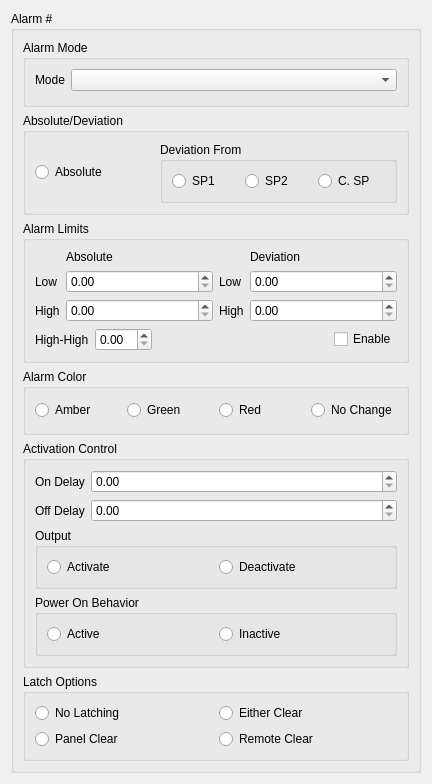
<?xml version="1.0" encoding="UTF-8"?>
<ui version="4.0">
 <class>Alarm_Pane</class>
 <widget class="QWidget" name="Alarm_Pane">
  <property name="geometry">
   <rect>
    <x>0</x>
    <y>0</y>
    <width>432</width>
    <height>784</height>
   </rect>
  </property>
  <property name="windowTitle">
   <string>Alarm #</string>
  </property>
  <layout class="QVBoxLayout" name="verticalLayout">
   <item>
    <widget class="QGroupBox" name="gbox_alarm">
     <property name="title">
      <string>Alarm #</string>
     </property>
     <layout class="QVBoxLayout" name="verticalLayout_6">
      <item>
       <widget class="QGroupBox" name="gbox_mode">
        <property name="title">
         <string>Alarm Mode</string>
        </property>
        <layout class="QHBoxLayout" name="horizontalLayout">
         <item>
          <layout class="QFormLayout" name="formLayout">
           <item row="0" column="0">
            <widget class="QLabel" name="lbl_mode">
             <property name="text">
              <string>Mode</string>
             </property>
            </widget>
           </item>
           <item row="0" column="1">
            <widget class="QComboBox" name="combo_mode"/>
           </item>
          </layout>
         </item>
        </layout>
       </widget>
      </item>
      <item>
       <widget class="QGroupBox" name="gbox_abs_dev">
        <property name="title">
         <string>Absolute/Deviation</string>
        </property>
        <layout class="QHBoxLayout" name="horizontalLayout_9" stretch="1,2">
         <item>
          <widget class="QRadioButton" name="radioButton">
           <property name="text">
            <string>Absolute</string>
           </property>
          </widget>
         </item>
         <item>
          <widget class="QGroupBox" name="groupBox">
           <property name="title">
            <string>Deviation From</string>
           </property>
           <layout class="QHBoxLayout" name="horizontalLayout_3">
            <item>
             <widget class="QRadioButton" name="radioButton_4">
              <property name="text">
               <string>SP1</string>
              </property>
             </widget>
            </item>
            <item>
             <widget class="QRadioButton" name="radioButton_3">
              <property name="text">
               <string>SP2</string>
              </property>
             </widget>
            </item>
            <item>
             <widget class="QRadioButton" name="radioButton_2">
              <property name="text">
               <string>C. SP</string>
              </property>
             </widget>
            </item>
           </layout>
          </widget>
         </item>
        </layout>
       </widget>
      </item>
      <item>
       <widget class="QGroupBox" name="gbox_limits">
        <property name="title">
         <string>Alarm Limits</string>
        </property>
        <layout class="QVBoxLayout" name="verticalLayout_3">
         <item>
          <layout class="QHBoxLayout" name="horizontalLayout_2">
           <item>
            <layout class="QFormLayout" name="form_abs_limits">
             <item row="2" column="1">
              <widget class="QDoubleSpinBox" name="dspin_abs_high"/>
             </item>
             <item row="2" column="0">
              <widget class="QLabel" name="lbl_abs_high">
               <property name="text">
                <string>High</string>
               </property>
              </widget>
             </item>
             <item row="1" column="1">
              <widget class="QDoubleSpinBox" name="dspin_abs_low"/>
             </item>
             <item row="1" column="0">
              <widget class="QLabel" name="lbl_abs_low">
               <property name="text">
                <string>Low</string>
               </property>
              </widget>
             </item>
             <item row="0" column="1">
              <widget class="QLabel" name="label">
               <property name="text">
                <string>Absolute</string>
               </property>
              </widget>
             </item>
            </layout>
           </item>
           <item>
            <layout class="QFormLayout" name="form_dev_limits">
             <item row="2" column="1">
              <widget class="QDoubleSpinBox" name="dspin_dev_high"/>
             </item>
             <item row="2" column="0">
              <widget class="QLabel" name="lbl_dev_high">
               <property name="text">
                <string>High</string>
               </property>
              </widget>
             </item>
             <item row="1" column="1">
              <widget class="QDoubleSpinBox" name="dspin_dev_low"/>
             </item>
             <item row="1" column="0">
              <widget class="QLabel" name="lbl_dev_low">
               <property name="text">
                <string>Low</string>
               </property>
              </widget>
             </item>
             <item row="0" column="1">
              <widget class="QLabel" name="label_2">
               <property name="text">
                <string>Deviation</string>
               </property>
              </widget>
             </item>
            </layout>
           </item>
          </layout>
         </item>
         <item>
          <layout class="QHBoxLayout" name="horizontalLayout_5">
           <item>
            <widget class="QLabel" name="lbl_high_high">
             <property name="text">
              <string>High-High</string>
             </property>
            </widget>
           </item>
           <item>
            <widget class="QDoubleSpinBox" name="dspin_high_high"/>
           </item>
           <item>
            <spacer name="horizontalSpacer">
             <property name="orientation">
              <enum>Qt::Horizontal</enum>
             </property>
             <property name="sizeHint" stdset="0">
              <size>
               <width>40</width>
               <height>20</height>
              </size>
             </property>
            </spacer>
           </item>
           <item>
            <widget class="QCheckBox" name="check_alarm_enable">
             <property name="text">
              <string>Enable</string>
             </property>
            </widget>
           </item>
          </layout>
         </item>
        </layout>
       </widget>
      </item>
      <item>
       <widget class="QGroupBox" name="gbox_color">
        <property name="title">
         <string>Alarm Color</string>
        </property>
        <layout class="QHBoxLayout" name="horizontalLayout_6">
         <item>
          <widget class="QRadioButton" name="radio_color_amber">
           <property name="text">
            <string>Amber</string>
           </property>
          </widget>
         </item>
         <item>
          <widget class="QRadioButton" name="radio_color_green">
           <property name="text">
            <string>Green</string>
           </property>
          </widget>
         </item>
         <item>
          <widget class="QRadioButton" name="radio_color_red">
           <property name="text">
            <string>Red</string>
           </property>
          </widget>
         </item>
         <item>
          <widget class="QRadioButton" name="radio_color_nochange">
           <property name="text">
            <string>No Change</string>
           </property>
          </widget>
         </item>
        </layout>
       </widget>
      </item>
      <item>
       <widget class="QGroupBox" name="gbox_activation_control">
        <property name="title">
         <string>Activation Control</string>
        </property>
        <layout class="QVBoxLayout" name="verticalLayout_5">
         <item>
          <layout class="QFormLayout" name="formLayout_2">
           <item row="0" column="0">
            <widget class="QLabel" name="lbl_on_delay">
             <property name="text">
              <string>On Delay</string>
             </property>
            </widget>
           </item>
           <item row="0" column="1">
            <widget class="QDoubleSpinBox" name="dspin_on_delay"/>
           </item>
           <item row="1" column="0">
            <widget class="QLabel" name="lbl_off_delay">
             <property name="text">
              <string>Off Delay</string>
             </property>
            </widget>
           </item>
           <item row="1" column="1">
            <widget class="QDoubleSpinBox" name="dspin_off_delay"/>
           </item>
          </layout>
         </item>
         <item>
          <widget class="QGroupBox" name="gbox_activation_output">
           <property name="title">
            <string>Output</string>
           </property>
           <layout class="QHBoxLayout" name="horizontalLayout_7">
            <item>
             <widget class="QRadioButton" name="radio_output_activate">
              <property name="text">
               <string>Activate</string>
              </property>
             </widget>
            </item>
            <item>
             <widget class="QRadioButton" name="radio_output_deactivate">
              <property name="text">
               <string>Deactivate</string>
              </property>
             </widget>
            </item>
           </layout>
          </widget>
         </item>
         <item>
          <widget class="QGroupBox" name="gbox_activation_poweron">
           <property name="title">
            <string>Power On Behavior</string>
           </property>
           <layout class="QHBoxLayout" name="horizontalLayout_8">
            <item>
             <widget class="QRadioButton" name="radio_power_active">
              <property name="text">
               <string>Active</string>
              </property>
             </widget>
            </item>
            <item>
             <widget class="QRadioButton" name="radio_power_inactive">
              <property name="text">
               <string>Inactive</string>
              </property>
             </widget>
            </item>
           </layout>
          </widget>
         </item>
        </layout>
       </widget>
      </item>
      <item>
       <widget class="QGroupBox" name="gbox_latch">
        <property name="title">
         <string>Latch Options</string>
        </property>
        <layout class="QGridLayout" name="gridLayout">
         <item row="0" column="0">
          <widget class="QRadioButton" name="radio_no_latch">
           <property name="text">
            <string>No Latching</string>
           </property>
          </widget>
         </item>
         <item row="0" column="1">
          <widget class="QRadioButton" name="radio_either_latch">
           <property name="text">
            <string>Either Clear</string>
           </property>
          </widget>
         </item>
         <item row="1" column="0">
          <widget class="QRadioButton" name="radio_panel_latch">
           <property name="text">
            <string>Panel Clear</string>
           </property>
          </widget>
         </item>
         <item row="1" column="1">
          <widget class="QRadioButton" name="radio_remote_latch">
           <property name="text">
            <string>Remote Clear</string>
           </property>
          </widget>
         </item>
        </layout>
       </widget>
      </item>
     </layout>
    </widget>
   </item>
  </layout>
 </widget>
 <resources/>
 <connections/>
</ui>
